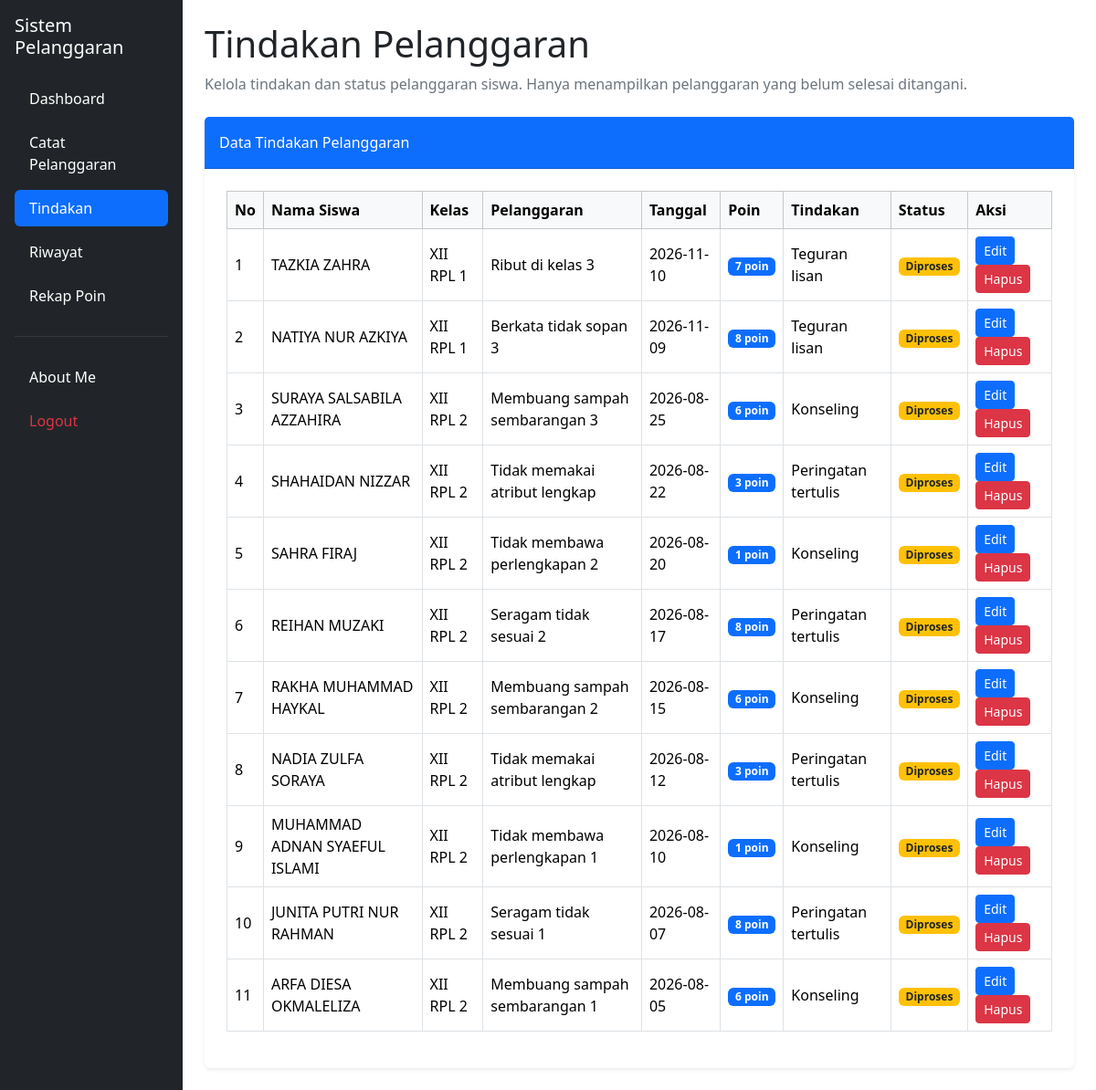
The page /tindakan.php (signed in) on the database its author committed.
### tables this page shows
CREATE TABLE `t_pelanggaran_siswa` (
  `id` int(11) NOT NULL,
  `tahun_ajaran_id` int(11) NOT NULL,
  `siswa_id` int(11) NOT NULL,
  `nama_siswa` varchar(150) NOT NULL,
  `kelas_id` int(11) NOT NULL,
  `nama_kelas` varchar(100) NOT NULL,
  `pelanggaran_id` int(11) NOT NULL,
  `nama_pelanggaran` varchar(150) NOT NULL,
  `pelanggaran_kategori_id` int(11) NOT NULL,
  `guru_id` int(11) NOT NULL,
  `nama_guru` varchar(150) NOT NULL,
  `tanggal` date NOT NULL,
  `keterangan` text NOT NULL,
  `poin` int(11) NOT NULL,
  `tindakan` text NOT NULL,
  `status` varchar(30) NOT NULL,
  `created_at` timestamp NOT NULL DEFAULT current_timestamp(),
  `update_at` timestamp NOT NULL DEFAULT current_timestamp()
);

### tindakan.php (the view, shortened to what this page needs)
<?php
include "config/koneksi.php";
$sql = "
    SELECT
        ps.id,
        ps.nama_siswa,
        COALESCE(k.nama, ps.nama_kelas, '-') AS nama_kelas,
        COALESCE(
            NULLIF(NULLIF(TRIM(p.nama), ''), '0'),
            NULLIF(NULLIF(TRIM(ps.nama_pelanggaran), ''), '0'),
            '-'
        ) AS nama_pelanggaran,
        ps.tanggal,
        ps.poin,
        ps.tindakan,
        ps.status
    FROM t_pelanggaran_siswa ps
    LEFT JOIN t_kelas_siswa ks
        ON ks.siswa_id = ps.siswa_id
        AND ks.tahun_ajaran_id = ps.tahun_ajaran_id
        AND ks.status_aktif = 1
    LEFT JOIN t_kelas k
        ON k.id = ks.kelas_id
    LEFT JOIN t_pelanggaran p
        ON p.id = ps.pelanggaran_id
    WHERE LOWER(TRIM(COALESCE(ps.status, ''))) <> 'selesai'
    ORDER BY ps.tanggal DESC, ps.id DESC
";
$data = mysqli_query($koneksi, $sql);
?>
<!DOCTYPE html>
<html lang="id">
<head>
    <link href="https://cdn.jsdelivr.net/npm/bootstrap@5.3.8/dist/css/bootstrap.min.css"
          rel="stylesheet">
    <link href="https://cdn.datatables.net/2.3.4/css/dataTables.bootstrap5.min.css"
          rel="stylesheet">
</head>
<body>
<div class="container-fluid">
    <div class="row">
        <aside class="col-md-3 col-lg-2 bg-dark text-white p-3 position-fixed top-0 bottom-0 start-0 overflow-auto">
            <h5 class="text-white mb-4">
                Sistem Pelanggaran
            </h5>
            <ul class="nav nav-pills flex-column gap-2">
                <li class="nav-item">
                    <a href="dashboard.php" class="nav-link text-white">
                        Dashboard
                    </a>
                </li>
                <li class="nav-item">
                    <a href="catat_pelanggaran.php" class="nav-link text-white">
                        Catat Pelanggaran
                    </a>
                </li>
                <li class="nav-item">
                    <a href="tindakan.php" class="nav-link active">
                        Tindakan
                    </a>
                </li>
                <li class="nav-item">
                    <a href="riwayat.php" class="nav-link text-white">
                        Riwayat
                    </a>
                </li>
                <li class="nav-item">
                    <a href="rekap_poin.php" class="nav-link text-white">
                        Rekap Poin
                    </a>
                </li>
                <hr class="text-secondary">
                <li class="nav-item">
                    <a href="about_me.php" class="nav-link text-white">
                        About Me
                    </a>
                </li>
                <li class="nav-item">
                    <a href="logout.php"
                       class="nav-link text-danger"
                       onclick="return confirm('Yakin ingin logout?')">
                        Logout
                    </a>
                </li>
            </ul>
        </aside>
        <main class="col-md-9 col-lg-10 p-4 offset-md-3 offset-lg-2">
            <h1 class="mb-2">
                Tindakan Pelanggaran
            </h1>
            <p class="text-secondary mb-4">
                Kelola tindakan dan status pelanggaran siswa.
                Hanya menampilkan pelanggaran yang belum selesai ditangani.
            </p>
            <div class="card border-0 shadow-sm">
                <div class="card-header bg-primary text-white py-3">
                    Data Tindakan Pelanggaran
                </div>
                <div class="card-body p-4">
                    <div class="table-responsive">
                        <table id="tabelTindakan"
                               class="table table-bordered table-hover align-middle">
                            <thead class="table-light">
                                <tr>
                                    <th>No</th>
                                    <th>Nama Siswa</th>
                                    <th>Kelas</th>
                                    <th>Pelanggaran</th>
                                    <th>Tanggal</th>
                                    <th>Poin</th>
                                    <th>Tindakan</th>
                                    <th>Status</th>
                                    <th>Aksi</th>
                                </tr>
                            </thead>
                            <tbody>
                                <?php if (mysqli_num_rows($data) > 0): ?>
                                    <?php $no = 1; ?>
                                    <?php while ($row = mysqli_fetch_assoc($data)): ?>
                                        <tr>
                                            <td>
                                                <?= $no++ ?>
                                            </td>
                                            <td>
                                                <?= htmlspecialchars($row['nama_siswa'] ?? '') ?>
                                            </td>
                                            <td>
                                                <?= htmlspecialchars($row['nama_kelas'] ?? '-') ?>
                                            </td>
                                            <td>
                                                <?= htmlspecialchars($row['nama_pelanggaran'] ?? '-') ?>
                                            </td>
                                            <td>
                                                <?= htmlspecialchars($row['tanggal'] ?? '') ?>
                                            </td>
                                            <td>
                                                <span class="badge bg-primary">
                                                    <?= (int)$row['poin'] ?> poin
                                                </span>
                                            </td>
                                            <td>
                                                <?= htmlspecialchars($row['tindakan'] ?? '') ?: '-' ?>
                                            </td>
                                            <td>
                                                <?php
                                                $status = strtolower(trim($row['status'] ?? ''));
                                                if ($status == 'selesai') {
                                                    $warna = 'bg-success';
                                                } elseif ($status == 'diproses' || $status == 'proses') {
                                                    $warna = 'bg-warning text-dark';
                                                } else {
                                                    $warna = 'bg-secondary';
                                                }
                                                ?>
                                                <span class="badge <?= $warna ?>">
                                                    <?= htmlspecialchars($row['status'] ?? 'Belum Diproses') ?>
                                                </span>
                                            </td>
                                            <td>
                                                <a href="edit_tindakan.php?id=<?= (int)$row['id'] ?>"
                                                   class="btn btn-primary btn-sm">
                                                    Edit
                                                </a>
                                                <a href="hapus_tindakan.php?id=<?= (int)$row['id'] ?>"
                                                   class="btn btn-danger btn-sm"
                                                   onclick="return confirm('Yakin ingin menghapus tindakan ini?')">
                                                    Hapus
                                                </a>
                                            </td>
                                        </tr>
                                    <?php endwhile; ?>
                                <?php endif; ?>
                            </tbody>
                        </table>
                    </div>
                </div>
            </div>
        </main>
    </div>
</div>
</body>
</html>

### rows shown on the page
t_pelanggaran_siswa: nama_siswa "TAZKIA ZAHRA", nama_kelas "XII RPL 1", nama_pelanggaran "Ribut di kelas 3", tanggal "2026-11-10", poin "7", tindakan "Teguran lisan", status "Diproses"
t_pelanggaran_siswa: nama_siswa "NATIYA NUR AZKIYA", nama_kelas "XII RPL 1", nama_pelanggaran "Berkata tidak sopan 3", tanggal "2026-11-09", poin "8", tindakan "Teguran lisan", status "Diproses"
t_pelanggaran_siswa: nama_siswa "SURAYA SALSABILA AZZAHIRA", nama_kelas "XII RPL 2", nama_pelanggaran "Membuang sampah sembarangan 3", tanggal "2026-08-25", poin "6", tindakan "Konseling", status "Diproses"
t_pelanggaran_siswa: nama_siswa "SHAHAIDAN NIZZAR", nama_kelas "XII RPL 2", nama_pelanggaran "Tidak memakai atribut lengkap", tanggal "2026-08-22", poin "3", tindakan "Peringatan tertulis", status "Diproses"
t_pelanggaran_siswa: nama_siswa "SAHRA FIRAJ", nama_kelas "XII RPL 2", nama_pelanggaran "Tidak membawa perlengkapan 2", tanggal "2026-08-20", poin "1", tindakan "Konseling", status "Diproses"
t_pelanggaran_siswa: nama_siswa "REIHAN MUZAKI", nama_kelas "XII RPL 2", nama_pelanggaran "Seragam tidak sesuai 2", tanggal "2026-08-17", poin "8", tindakan "Peringatan tertulis", status "Diproses"
t_pelanggaran_siswa: nama_siswa "RAKHA MUHAMMAD HAYKAL", nama_kelas "XII RPL 2", nama_pelanggaran "Membuang sampah sembarangan 2", tanggal "2026-08-15", poin "6", tindakan "Konseling", status "Diproses"
t_pelanggaran_siswa: nama_siswa "NADIA ZULFA SORAYA", nama_kelas "XII RPL 2", nama_pelanggaran "Tidak memakai atribut lengkap", tanggal "2026-08-12", poin "3", tindakan "Peringatan tertulis", status "Diproses"
t_pelanggaran_siswa: nama_siswa "MUHAMMAD ADNAN SYAEFUL ISLAMI", nama_kelas "XII RPL 2", nama_pelanggaran "Tidak membawa perlengkapan 1", tanggal "2026-08-10", poin "1", tindakan "Konseling", status "Diproses"
t_pelanggaran_siswa: nama_siswa "JUNITA PUTRI NUR RAHMAN", nama_kelas "XII RPL 2", nama_pelanggaran "Seragam tidak sesuai 1", tanggal "2026-08-07", poin "8", tindakan "Peringatan tertulis", status "Diproses"
t_pelanggaran_siswa: nama_siswa "ARFA DIESA OKMALELIZA", nama_kelas "XII RPL 2", nama_pelanggaran "Membuang sampah sembarangan 1", tanggal "2026-08-05", poin "6", tindakan "Konseling", status "Diproses"
